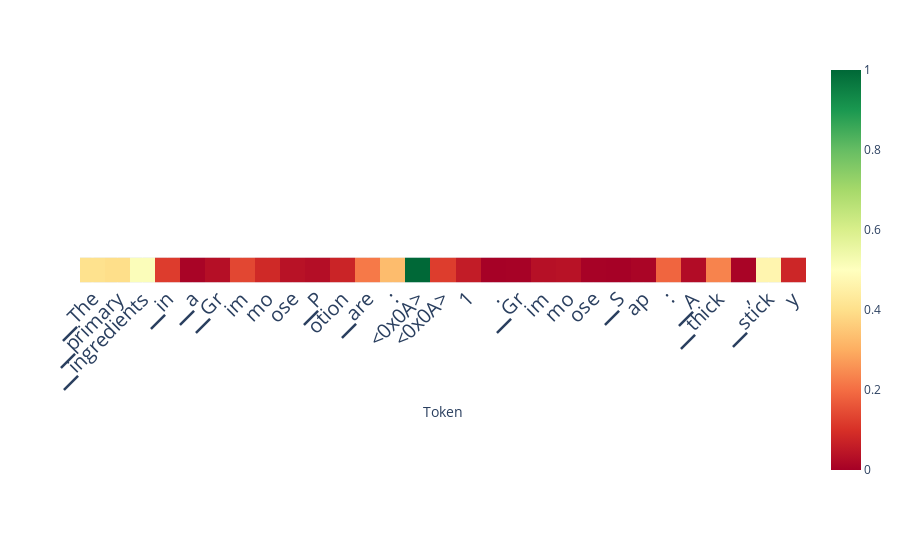

The cell this chart's notebook holds for it:
### Code cell
scores_per_token = doc.detect(output['projections'], aggregation_method='auto')
doc.plot_scores_per_token(scores_per_token, output['tokens'], lastn_tokens_to_plot=max_new_tokens, detection_method='classifier')
# doc.plot_scores_per_token(scores_per_token[:, 26:], output['tokens'][26:], lastn_tokens_to_plot=max_new_tokens, detection_method='classifier')

### Figure 1 — Plotly figure (JSON) as saved in the notebook; plotly's stock layout.template omitted (floating-point values rounded to 4 significant figures)
{"data": [{"coloraxis": "coloraxis", "hovertemplate": "Token: %{x}<br>y: %{y}<br>color: %{z}<extra></extra>", "name": "0", "type": "heatmap", "xaxis": "x", "yaxis": "y", "z": [[0.4061, 0.3973, 0.51, 0.12, 0.008682, 0.03199, 0.1378, 0.08489, 0.03827, 0.02942, 0.07445, 0.2182, 0.3275, 1.0, 0.1212, 0.05858, 0.002541, 0.004726, 0.03339, 0.03776, 0.004075, 0.001722, 0.01072, 0.1874, 0.02575, 0.2345, 0.008498, 0.4691, 0.07847]]}], "layout": {"autosize": true, "coloraxis": {"cmax": 1, "cmin": 0, "colorscale": [[0, "rgb(165,0,38)"], [0.1, "rgb(215,48,39)"], [0.2, "rgb(244,109,67)"], [0.3, "rgb(253,174,97)"], [0.4, "rgb(254,224,139)"], [0.5, "rgb(255,255,191)"], [0.6, "rgb(217,239,139)"], [0.7, "rgb(166,217,106)"], [0.8, "rgb(102,189,99)"], [0.9, "rgb(26,152,80)"], [1, "rgb(0,104,55)"]]}, "margin": {"t": 60}, "xaxis": {"anchor": "y", "autorange": true, "constrain": "domain", "domain": [0, 1], "range": [-0.5, 28.5], "scaleanchor": "y", "tickangle": -45, "tickfont": {"size": 20}, "ticktext": ["▁The", "▁primary", "▁ingredients", "▁in", "▁a", "▁Gr", "im", "mo", "ose", "▁P", "otion", "▁are", ":", "<0x0A>", "<0x0A>", "1", ".", "▁Gr", "im", "mo", "ose", "▁S", "ap", ":", "▁A", "▁thick", ",", "▁stick", "y", "▁substance"], "tickvals": [0, 1, 2, 3, 4, 5, 6, 7, 8, 9, 10, 11, 12, 13, 14, 15, 16, 17, 18, 19, 20, 21, 22, 23, 24, 25, 26, 27, 28, 29], "title": {"text": "Token"}}, "yaxis": {"anchor": "x", "autorange": true, "constrain": "domain", "domain": [0.4389, 0.5611], "range": [0.5, -0.5], "showticklabels": false}}}
